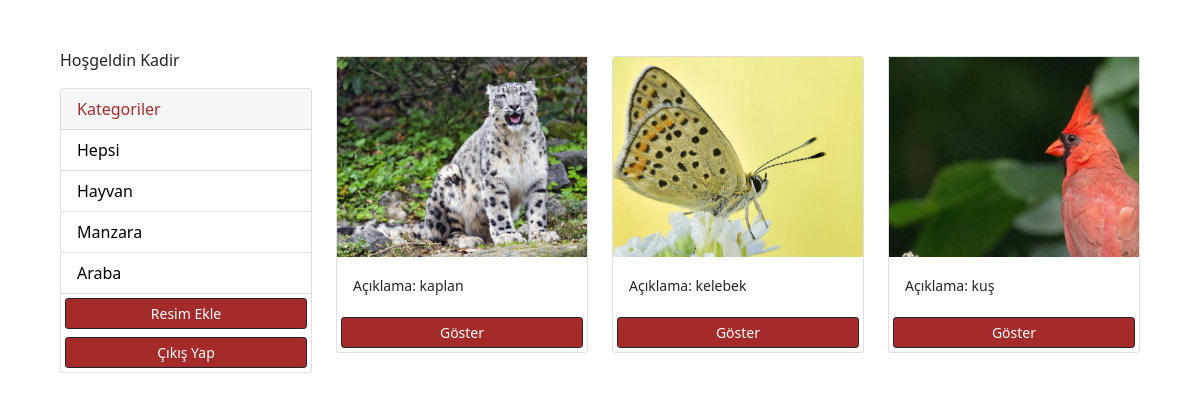
Page /?category=Hayvan (signed in) on the committed database.
### photos/models.py (models this page shows, shortened)
class Category(models.Model):
    class Meta:
        verbose_name = 'Category'
        verbose_name_plural = 'Categories'
    user = models.ForeignKey(
        User, on_delete=models.SET_NULL, null=True, blank=True)
    name = models.CharField(max_length=100, null=False, blank=False)

class Photo(models.Model):
    class Meta:
        verbose_name = 'Photo'
        verbose_name_plural = 'Photos'
    category = models.ForeignKey(
        Category, on_delete=models.SET_NULL, null=True, blank=True)
    image = models.ImageField(null=False, blank=False)
    description = models.TextField()

### photos/views.py (the view)
# urls.py: path('', views.gallery, name='gallery'),
@login_required(login_url='login')
def gallery(request):
    user = request.user
    category = request.GET.get('category')
    if category == None:
        photos = Photo.objects.filter(category__user=user)
    else:
        photos = Photo.objects.filter(
            category__name=category, category__user=user)
    categories = Category.objects.filter(user=user)
    context = {'categories': categories, 'photos': photos}
    return render(request, 'photos/gallery.html', context)

### photos/templates/photos/gallery.html (shortened to what this page needs)
<!DOCTYPE html>
<html lang="en">
<head>
    <link href="https://cdn.jsdelivr.net/npm/bootstrap@5.0.0-beta1/dist/css/bootstrap.min.css" rel="stylesheet"
>
</head>
<body class="m-5">
    <div class="container">
        <div class="row">
            <div class="col-md-3">
                {% if request.user.is_authenticated %}
                <p>Hoşgeldin {{request.user}}</p>
                {% endif %}
                <div class="card">
                    <div class="card-header">
                        Kategoriler
                    </div>
                    <ul class="list-group list-group-flush">
                        <li class="list-group-item">
                            <a href="{% url 'gallery' %}">Hepsi</a>
                        </li>
                        {% for category in categories %}
                        <li class=" list-group-item">
                            <a href="{% url 'gallery' %}?category={{category.name}}">
                                {{category.name}}
                            </a>
                        </li>
                        {% endfor %}
                        <a href="{% url 'add' %}" class="btn btn-dark btn-block btn-sm m-1">Resim Ekle</a>
                        <a href="{% url 'logout' %}" class="btn btn-dark btn-block btn-sm m-1">Çıkış Yap</a>
                    </ul>
                </div>
            </div>
            <div class="col-md-9">
                <div class="row">
                    {% for photo in photos %}
                    <div class="col-md-4">
                        <div class="card my-2">
                            <img class="image-thumbail" src="{{photo.image.url}}" alt="Card image cap">
                            <div class="card-body">
                                <small>Açıklama: {{photo.description}}</small>
                            </div>
                            <a href="{% url 'photo' photo.id %}" class="btn btn-outline-dark btn-sm m-1">Göster</a>
                        </div>
                    </div>
                    {% empty %}
                    <h3>Resim Yok...</h3>
                    {% endfor %}
                </div>
            </div>
        </div>
    </div>
</body>
</html>

### photos/templates/photos/gallery.html (style rules this page uses)
.image-thumbail { height: 200px; object-fit: cover; }
.list-group-item a { text-decoration: none; color: black; }
.card .card-header { color: brown; }
.btn { color: azure; background-color: brown; }

### rows in the picture
Category: name "Hayvan"
Category: name "Manzara"
Category: name "Araba"
Photo: image (picture), description "kaplan"
Photo: image (picture), description "kelebek"
Photo: image (picture), description "kuş"

### other values in the picture
{{ request.user }} "Kadir"
